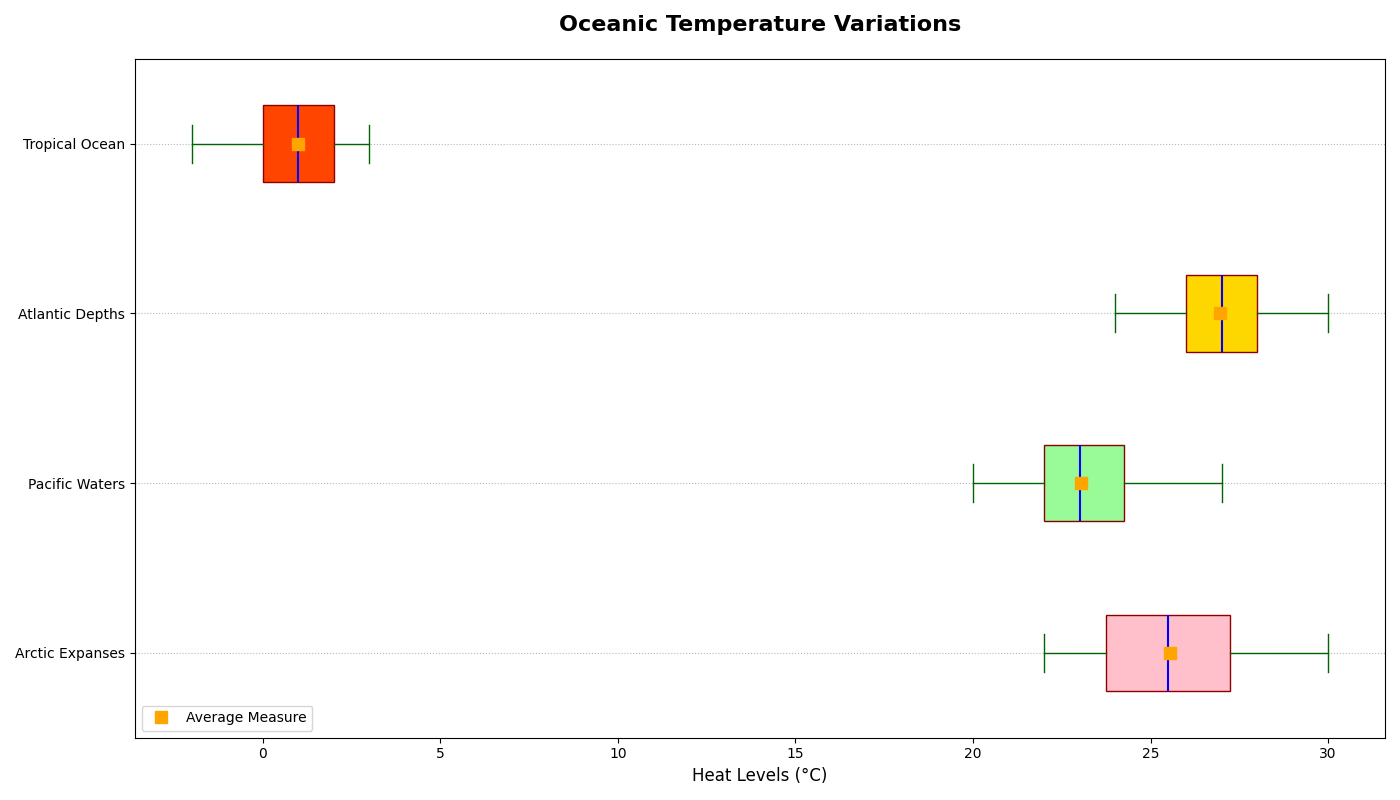

Recreate this plot in Python.
import matplotlib.pyplot as plt
import numpy as np

# Data for ocean temperatures
pacific_temps = [22, 24, 23, 23, 25, 26, 27, 24, 26, 28, 29, 30, 27, 25, 24, 28, 26, 23, 22, 29]
atlantic_temps = [20, 21, 22, 23, 22, 24, 25, 26, 23, 22, 21, 20, 22, 23, 24, 26, 27, 25, 23, 22]
indian_temps = [25, 27, 28, 29, 27, 26, 25, 24, 26, 27, 28, 29, 30, 29, 28, 27, 26, 25, 26, 27]
arctic_temps = [1, 2, 3, 2, 1, 0, -1, 1, 2, 3, -1, -2, 1, 0, 2, 3, -1, 1, 2, 1]

temperature_data = [pacific_temps, atlantic_temps, indian_temps, arctic_temps]
ocean_names = ['Arctic Expanses', 'Pacific Waters', 'Atlantic Depths', 'Tropical Ocean']

fig, ax = plt.subplots(figsize=(14, 8))

box = ax.boxplot(temperature_data, vert=False, patch_artist=True, notch=False,
                 boxprops=dict(facecolor='pink', color='darkred'),
                 whiskerprops=dict(color='darkgreen', linestyle='-'),
                 capprops=dict(color='darkgreen'),
                 medianprops=dict(color='blue', linewidth=1.5),
                 flierprops=dict(marker='^', color='purple', alpha=0.6),
                 meanline=False, showmeans=True, meanprops=dict(marker='s', markerfacecolor='orange', markeredgecolor='orange', markersize=8))

colors = ['#FFC0CB', '#98FB98', '#FFD700', '#FF4500']
for patch, color in zip(box['boxes'], colors):
    patch.set_facecolor(color)

ax.set_xlabel('Heat Levels (°C)', fontsize=12)
ax.set_yticks([1, 2, 3, 4])
ax.set_yticklabels(ocean_names)
ax.set_title('Oceanic Temperature Variations', fontsize=16, fontweight='bold', pad=20)

ax.legend([box["means"][0]], ['Average Measure'], loc='lower left', fontsize=10)

ax.grid(axis='y', linestyle=':', alpha=0.9)

plt.tight_layout()
plt.show()
